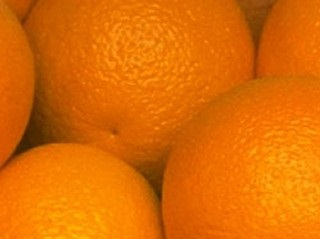
#> input picture Laranja-Benef.jpg, 320 x 239 px; its folder holds only this picture in this run
$ python -i biblioteca.py   (imports and definitions only)   (older library calls are emulated)
#> lines starting #> are read from the running program, lines starting #| are printed output that depends on the picture; after the words box and inside, x2 and y2 are one past the last pixel; in counts of white or black regions, pixels touching at a corner belong together
#> further down, picture is the input picture: shape (239, 320, 3); mean B, G, R 3.6, 108.1, 221.1
# Roger Verzola Peres de Lima 1693271
import cv2 as cv
import numpy as np
import matplotlib.pyplot as plt
import math
import tkinter as tk
from tkinter import filedialog
from tkinter import *
import arff

# [6 lines left out: function abrir_arquivo, not called in this run]

def original(img, flag):
    if flag == 0:
        cinza = entrada(img, flag)
        cv.imshow("Imagem Cinza", cinza)
    else:
        cv.imshow("Imagem Original", img)

# [256 lines left out: functions negativo, logaritmica, potencia, calc_histograma, histograma, contraste and 9 more, not called in this run]

def set_gray():
    return 0

def set_hsv():
    return 1

def entrada (img, flag):
#> called with flag = 0
    if flag == 0:
        entrada = cv.cvtColor(img, cv.COLOR_BGR2GRAY)
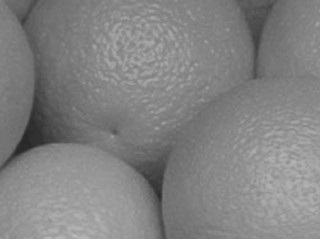
#> entrada: shape (239, 320); min 36, max 186, mean 130
    else:
        global hsv
        hsv = cv.cvtColor(img, cv.COLOR_BGR2HSV)
        v = hsv[:, :, 2]
        entrada = v.copy()
    return entrada

def saida(img, flag):
    if flag == 0:
        imagem = img.copy()
        imagem = cv.cvtColor(img, cv.COLOR_GRAY2BGR)
        return imagem
    else:
        global hsv
        hsv[:, :, 2] = img.copy()
        imagem = img.copy()
        imagem = cv.cvtColor(hsv, cv.COLOR_HSV2BGR)
        return imagem

# [17 lines left out: function limiarizacao_manual, not called in this run]


def otsu(img):
    flag = 0
    imagem = entrada(img, flag)
    lim, res = cv.threshold(imagem, 0, 255, cv.THRESH_BINARY + cv.THRESH_OTSU)
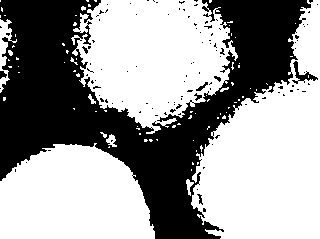
#> res: shape (239, 320); 60.3% white; 111 black regions (103 under 20 px), largest, box (x1, y1, x2, y2) and area: (0, 0, 311, 239) 29584, (292, 61, 318, 84) 173, (196, 82, 208, 91) 40
#> lim = 126
    cv.destroyAllWindows()
    said = saida(res, flag)
    original(img, flag)
    cv.imshow("Limiarizacao Otsu", res)
    return said

# [155 lines left out: functions crescimento, bordas_sobel, bordas_canny, abertura, fechamento, cadeia and 1 more, not called in this run]


>>> import cv2
>>> picture = cv2.imread('Laranja-Benef.jpg')
>>> result = otsu(picture)
